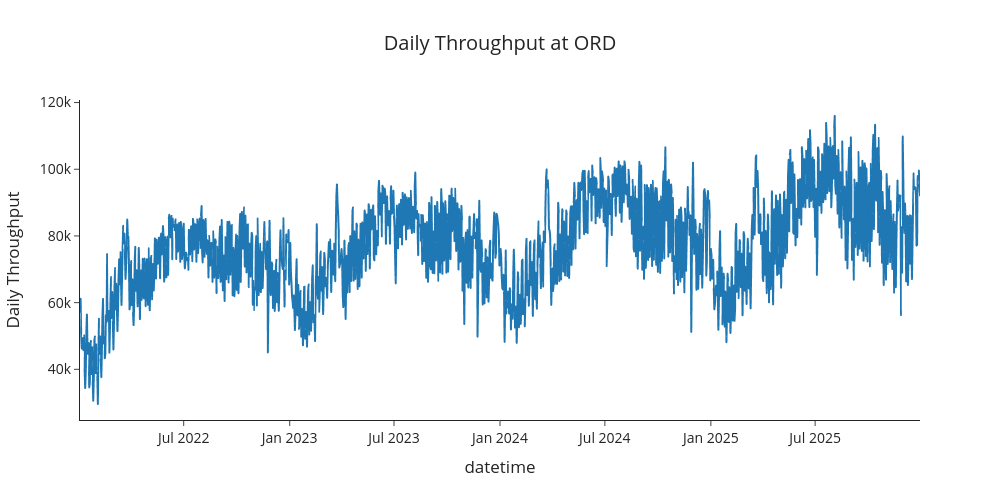
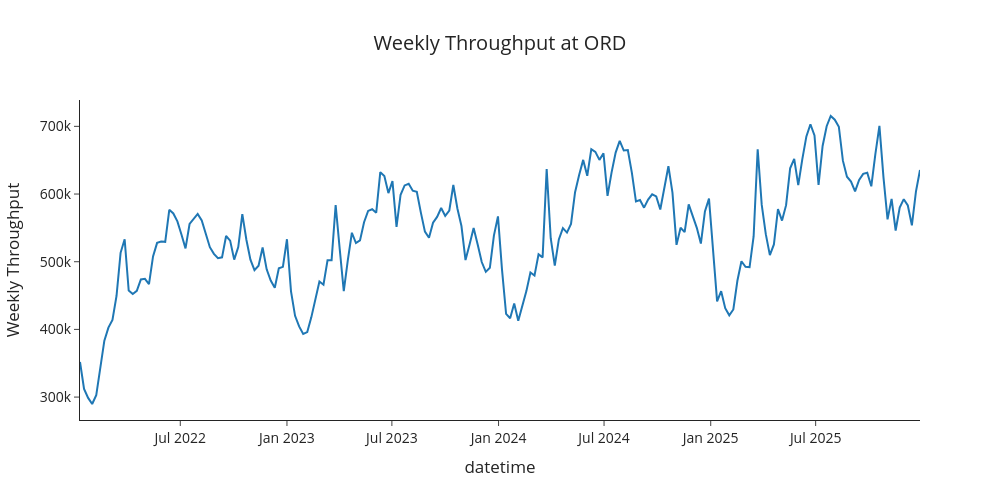

Notebook code for these charts, in order:
### Code cell
#Let's visualize the daily and weekly throughput data for Chicago O'Hare
px.line(data_ord_d, x='datetime', y='total_passenger_throughput', 
        labels={'total_passenger_throughput': 'Daily Throughput'},
        template="simple_white", 
        title='Daily Throughput at ORD',
        height=500, width=1000).update_layout(font=dict(size=14), title_x=0.5).show()

px.line(data_ord_w, x='datetime', y='total_passenger_throughput', 
        labels={'total_passenger_throughput': 'Weekly Throughput'},
        template="simple_white", 
        title='Weekly Throughput at ORD',
        height=500, width=1000).update_layout(font=dict(size=14), title_x=0.5).show()

### Figure 1 — Plotly figure (JSON) as saved in the notebook; plotly's stock layout.template omitted (floating-point values rounded to 4 significant figures; data arrays with more than 128 entries replaced by an {"elided": "..."} marker saying what was removed)
{"data": [{"hovertemplate": "datetime=%{x}<br>Daily Throughput=%{y}<extra></extra>", "legendgroup": "", "line": {"color": "#1F77B4", "dash": "solid"}, "marker": {"symbol": "circle"}, "mode": "lines", "name": "", "showlegend": false, "type": "scattergl", "x": {"elided": "1459 str values"}, "xaxis": "x", "y": {"elided": "1459 int values"}, "yaxis": "y"}], "layout": {"font": {"size": 14}, "height": 500, "legend": {"tracegroupgap": 0}, "title": {"text": "Daily Throughput at ORD", "x": 0.5}, "width": 1000, "xaxis": {"anchor": "y", "domain": [0, 1], "title": {"text": "datetime"}}, "yaxis": {"anchor": "x", "domain": [0, 1], "title": {"text": "Daily Throughput"}}}}

### Figure 2 — Plotly figure (JSON) as saved in the notebook; plotly's stock layout.template omitted (floating-point values rounded to 4 significant figures; data arrays with more than 128 entries replaced by an {"elided": "..."} marker saying what was removed)
{"data": [{"hovertemplate": "datetime=%{x}<br>Weekly Throughput=%{y}<extra></extra>", "legendgroup": "", "line": {"color": "#1F77B4", "dash": "solid"}, "marker": {"symbol": "circle"}, "mode": "lines", "name": "", "orientation": "v", "showlegend": false, "type": "scatter", "x": {"elided": "208 str values"}, "xaxis": "x", "y": {"elided": "208 int values"}, "yaxis": "y"}], "layout": {"font": {"size": 14}, "height": 500, "legend": {"tracegroupgap": 0}, "title": {"text": "Weekly Throughput at ORD", "x": 0.5}, "width": 1000, "xaxis": {"anchor": "y", "domain": [0, 1], "title": {"text": "datetime"}}, "yaxis": {"anchor": "x", "domain": [0, 1], "title": {"text": "Weekly Throughput"}}}}
